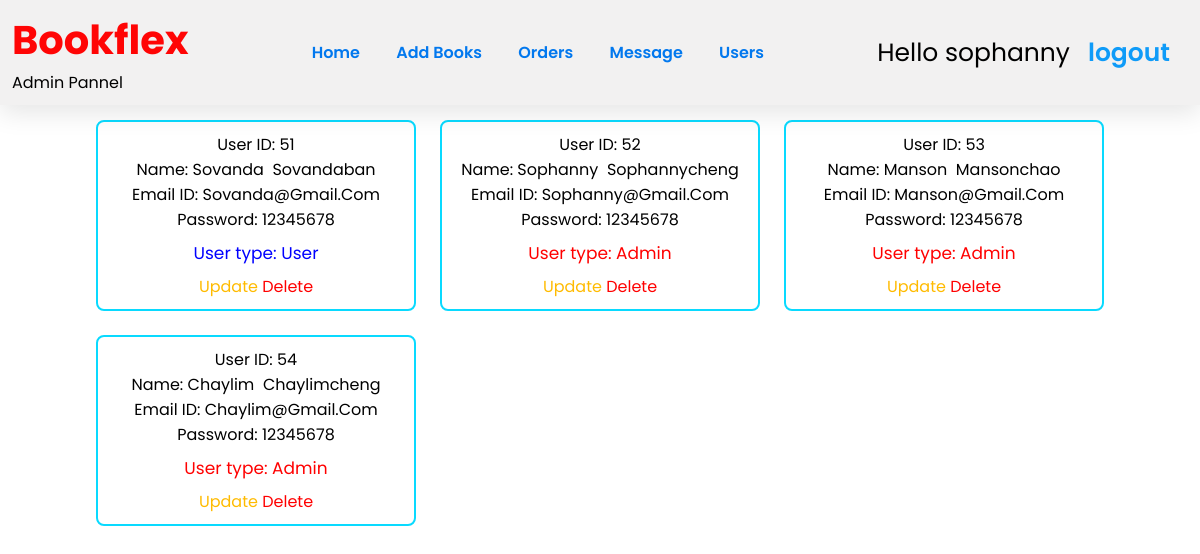
The page /users_detail.php (signed in) on the database its author committed.
### tables this page shows
CREATE TABLE if not exists users_info (
	 user_id INT(100) PRIMARY KEY not null, 
	 name VARCHAR(20) not null, 
	 surname VARCHAR(20) not null, 
	 email VARCHAR(20) not null, 
	 password VARCHAR(20) not null, 
	 user_type VARCHAR(20) not null default 'user'
 );

### users_detail.php (the view, shortened to what this page needs)
<!DOCTYPE html>
<html lang="en">
<head>
    <link rel="stylesheet" href="./css/register.css">
    <link rel="stylesheet" href="./css/index_book.css">
</head>
<body>
    <?php
    include 'admin_header.php';
    ?>
    <section class="show-products">
        <div class="box-container">
            <?php
            $select_user = mysqli_query($conn, "SELECT user_id,name,surname,email,password,user_type FROM users_info") or die('query failed');
            if (mysqli_num_rows($select_user) > 0) {
                while ($fetch_user = mysqli_fetch_assoc($select_user)) {
                    ?>
                    <div class="box">
                        <div class="name">User ID:
                            <?php echo $fetch_user['user_id']; ?>
                        </div>
                        <div class="name">Name:
                            <?php echo $fetch_user['name']; ?>&nbsp;
                            <?php echo $fetch_user['surname']; ?>
                        </div>
                        <div class="name">Email ID:
                            <?php echo $fetch_user['email']; ?>
                        </div>
                        <div class="password">Password:
                            <?php echo $fetch_user['password']; ?>
                        </div>
                        <div class="price"
                            style="color:<?php if ($fetch_user['user_type'] == 'Admin') {
                                echo 'red';
                            } else {
                                echo 'blue';
                            } ?>;">
                            User type:
                            <?php echo $fetch_user['user_type']; ?>
                        </div>
                        <a style="color:rgb(255, 187, 0);"
                            href="users_detail.php?update_user=<?php echo $fetch_user['user_id']; ?>">Update</a>
                        <a href="users_detail.php?delete_user=<?php echo $fetch_user['user_id']; ?>"
                            onclick="return confirm('Are you sure you want to delete this user');">Delete</a>
                    </div>
                    <?php
                }
            } else {
                echo '<p class="empty">no products added yet!</p>';
            }
            ?>
        </div>
    </section>
</body>
</html>

### css/register.css (style rules this page uses)
* { text-decoration: none; }
body { background: #ffffff68; font-family: "Poppins", sans-serif; }
html { overflow-x: hidden; top: 0; bottom: 0; left: 0; right: 0; }
.show-products .box-container { display: grid; grid-template-columns: repeat(auto-fit, 27rem); justify-content: center; gap: 1.5rem; max-width: 1200px; margin: 0 auto; align-items: flex-start; }
.show-products { padding-top: 0; margin-top: 15px; }
.show-products .box-container .box { text-align: center; padding: 12px; border-radius: 0.5rem; border: 2px solid rgb(15, 156, 221); }
.show-products .box-container .box .name { font-size: 1rem; color: black; text-transform: capitalize; }
.show-products .box-container .box .price { margin: 15px; font-size: 20px; color: rgb(32, 31, 31); }

### css/index_book.css (style rules this page uses)
* { text-decoration: none; margin: 0; padding: 0; font-family: "Poppins", sans-serif; box-sizing: border-box; outline: none; border: none; }
.show-products .box-container { display: grid; grid-template-columns: repeat(auto-fit, 20rem); justify-content: center; gap: 1.5rem; max-width: 1200px; margin: 0 auto; align-items: flex-start; }
.show-products { padding-top: 0; margin-top: 15px; }
.show-products .box-container .box { text-align: center; padding: 10px; border-radius: .5rem; border: 2px solid rgb(9, 218, 255); }
.show-products .box-container .box .name { font-size: 1rem; color: black; text-transform: capitalize; }
.show-products .box-container .box .price { margin: 8px 0px; font-size: 17px; color: rgb(3, 180, 224); font-weight: 400; }

### css/admin.css (style rules this page uses)
* { text-decoration: none; margin: 0; padding: 0; font-family: "Poppins", sans-serif; box-sizing: border-box; outline: none; border: none; }
a { color: #ff0000; text-decoration: none; background-color: transparent; }

### rows shown on the page
users_info: user_id "51", name "Sovanda", surname "Sovandaban", email "Sovanda@gmail.com", password "12345678", user_type "User"
users_info: user_id "52", name "Sophanny", surname "Sophannycheng", email "Sophanny@gmail.com", password "12345678", user_type "Admin"
users_info: user_id "53", name "Manson", surname "Mansonchao", email "Manson@gmail.com", password "12345678", user_type "Admin"
users_info: user_id "54", name "Chaylim", surname "Chaylimcheng", email "Chaylim@gmail.com", password "12345678", user_type "Admin"

### other values the page prints
$_SESSION['admin_name'] "sophanny"
